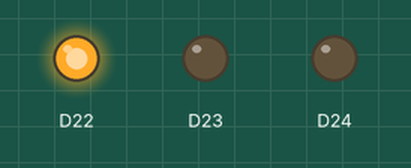
This sketch was run on a simulated Arduino Nano RP2040 Connect. Parts: output pins drawn as LEDs (lit = HIGH).

Above: at 1.0 s.
At 5.0 s:
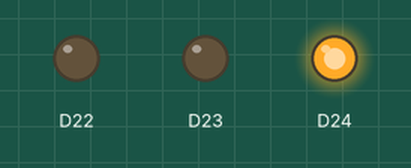
At 7.0 s:
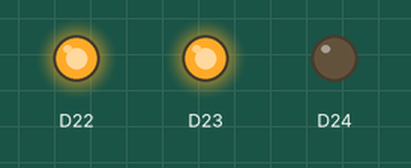
At 9.0 s:
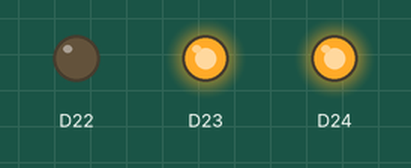
At 13.0 s:
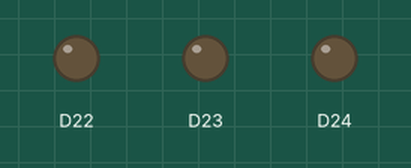
At 19.0 s:
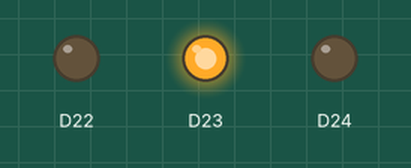
Timing chart, 0 to 20.8 s (numbered marks = the images above):
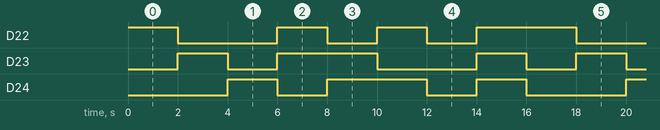

The sketch:

rgb-led-exemple.ino
```cpp
#include "WiFiNINA.h"  // needed for LED pins

void setup() {
  pinMode(LEDR, OUTPUT);
  pinMode(LEDG, OUTPUT);
  pinMode(LEDB, OUTPUT);
}

void set_rgb_led(int r, int g, int b) {
  digitalWrite(LEDR, r == 0 ? LOW : HIGH);
  digitalWrite(LEDG, g == 0 ? LOW : HIGH);
  digitalWrite(LEDB, b == 0 ? LOW : HIGH);
}

void loop() {
  set_rgb_led(1, 0, 0);  // red
  delay(2000);
  set_rgb_led(0, 1, 0);  // green
  delay(2000);
  set_rgb_led(0, 0, 1);  // blue
  delay(2000);
  set_rgb_led(1, 1, 0);  // yellow
  delay(2000);
  set_rgb_led(0, 1, 1);  // cyan
  delay(2000);
  set_rgb_led(1, 0, 1);  // purple
  delay(2000);
  set_rgb_led(0, 0, 0);  // off/black
  delay(2000);
  set_rgb_led(1, 1, 1);  // white
  delay(2000);
}
```

Measured:
- by itself, D22: repeats every 16.0 s: LOW 4.0 s, 2 × (HIGH 2.0 s, LOW 2.0 s), HIGH 4.0 s
- by itself, D23: repeats every 16.0 s: LOW 2.0 s, HIGH 4.0 s, LOW 4.0 s, HIGH 2.0 s, LOW 2.0 s, HIGH 2.0 s
- by itself, D24: repeats every 16.0 s: LOW 2.0 s, HIGH 4.0 s, LOW 2.0 s, HIGH 2.0 s, LOW 4.0 s, HIGH 2.0 s
